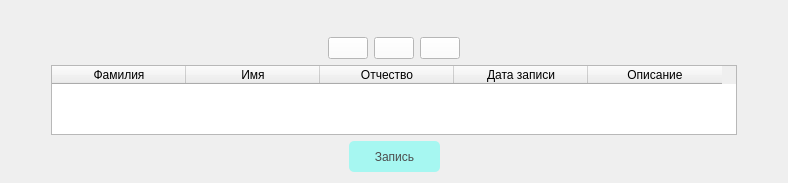
            <widget class="QWidget" name="page_3">
             <layout class="QGridLayout" name="gridLayout_4">
              <item row="0" column="0">
               <layout class="QVBoxLayout" name="verticalLayout_41">
                <item>
                 <layout class="QVBoxLayout" name="verticalLayout_3">
                  <item>
                   <layout class="QHBoxLayout" name="horizontalLayout_16">
                    <item>
                     <widget class="QPushButton" name="btn_21">
                      <property name="styleSheet">
                       <string notr="true">QPushButton{
	border: none;
	color: white;
	
}</string>
                      </property>
                      <property name="text">
                       <string/>
                      </property>
                      <property name="icon">
                       <iconset>
                        <normaloff>../images/Icons8-Ios7-Arrows-Back.ico</normaloff>../images/Icons8-Ios7-Arrows-Back.ico</iconset>
                      </property>
                     </widget>
                    </item>
                    <item>
                     <spacer name="horizontalSpacer_35">
                      <property name="orientation">
                       <enum>Qt::Horizontal</enum>
                      </property>
                      <property name="sizeHint" stdset="0">
                       <size>
                        <width>40</width>
                        <height>20</height>
                       </size>
                      </property>
                     </spacer>
                    </item>
                   </layout>
                  </item>
                  <item>
                   <layout class="QHBoxLayout" name="horizontalLayout_57">
                    <item>
                     <spacer name="horizontalSpacer_22">
                      <property name="orientation">
                       <enum>Qt::Horizontal</enum>
                      </property>
                      <property name="sizeHint" stdset="0">
                       <size>
                        <width>40</width>
                        <height>20</height>
                       </size>
                      </property>
                     </spacer>
                    </item>
                    <item>
                     <layout class="QHBoxLayout" name="horizontalLayout_56">
                      <item>
                       <widget class="QPushButton" name="btn_62">
                        <property name="styleSheet">
                         <string notr="true">QPushButton{

	background-color: white;

}</string>
                        </property>
                        <property name="text">
                         <string/>
                        </property>
                        <property name="icon">
                         <iconset>
                          <normaloff>../images/az.png</normaloff>../images/az.png</iconset>
                        </property>
                        <property name="iconSize">
                         <size>
                          <width>25</width>
                          <height>25</height>
                         </size>
                        </property>
                       </widget>
                      </item>
                      <item>
                       <widget class="QPushButton" name="btn_63">
                        <property name="styleSheet">
                         <string notr="true">QPushButton{

	background-color: white;

}</string>
                        </property>
                        <property name="text">
                         <string/>
                        </property>
                        <property name="icon">
                         <iconset>
                          <normaloff>../images/za.png</normaloff>../images/za.png</iconset>
                        </property>
                        <property name="iconSize">
                         <size>
                          <width>25</width>
                          <height>25</height>
                         </size>
                        </property>
                       </widget>
                      </item>
                      <item>
                       <widget class="QPushButton" name="btn_64">
                        <property name="styleSheet">
                         <string notr="true">QPushButton{

	background-color: white;

}</string>
                        </property>
                        <property name="text">
                         <string/>
                        </property>
                        <property name="icon">
                         <iconset>
                          <normaloff>../images/Filter.png</normaloff>../images/Filter.png</iconset>
                        </property>
                        <property name="iconSize">
                         <size>
                          <width>25</width>
                          <height>25</height>
                         </size>
                        </property>
                       </widget>
                      </item>
                     </layout>
                    </item>
                    <item>
                     <spacer name="horizontalSpacer_92">
                      <property name="orientation">
                       <enum>Qt::Horizontal</enum>
                      </property>
                      <property name="sizeHint" stdset="0">
                       <size>
                        <width>40</width>
                        <height>20</height>
                       </size>
                      </property>
                     </spacer>
                    </item>
                   </layout>
                  </item>
                 </layout>
                </item>
                <item>
                 <layout class="QHBoxLayout" name="horizontalLayout_10">
                  <item>
                   <spacer name="horizontalSpacer_19">
                    <property name="orientation">
                     <enum>Qt::Horizontal</enum>
                    </property>
                    <property name="sizeHint" stdset="0">
                     <size>
                      <width>40</width>
                      <height>20</height>
                     </size>
                    </property>
                   </spacer>
                  </item>
                  <item>
                   <widget class="QTableWidget" name="table_3">
                    <property name="sizePolicy">
                     <sizepolicy hsizetype="Expanding" vsizetype="Expanding">
                      <horstretch>0</horstretch>
                      <verstretch>0</verstretch>
                     </sizepolicy>
                    </property>
                    <property name="minimumSize">
                     <size>
                      <width>0</width>
                      <height>0</height>
                     </size>
                    </property>
                    <property name="maximumSize">
                     <size>
                      <width>770</width>
                      <height>16777215</height>
                     </size>
                    </property>
                    <property name="frameShape">
                     <enum>QFrame::StyledPanel</enum>
                    </property>
                    <property name="frameShadow">
                     <enum>QFrame::Sunken</enum>
                    </property>
                    <property name="lineWidth">
                     <number>1</number>
                    </property>
                    <property name="horizontalScrollBarPolicy">
                     <enum>Qt::ScrollBarAsNeeded</enum>
                    </property>
                    <property name="sizeAdjustPolicy">
                     <enum>QAbstractScrollArea::AdjustToContents</enum>
                    </property>
                    <property name="autoScroll">
                     <bool>true</bool>
                    </property>
                    <property name="autoScrollMargin">
                     <number>18</number>
                    </property>
                    <property name="tabKeyNavigation">
                     <bool>true</bool>
                    </property>
                    <attribute name="horizontalHeaderDefaultSectionSize">
                     <number>134</number>
                    </attribute>
                    <attribute name="horizontalHeaderMinimumSectionSize">
                     <number>17</number>
                    </attribute>
                    <attribute name="verticalHeaderDefaultSectionSize">
                     <number>30</number>
                    </attribute>
                    <attribute name="verticalHeaderHighlightSections">
                     <bool>true</bool>
                    </attribute>
                    <attribute name="verticalHeaderMinimumSectionSize">
                     <number>15</number>
                    </attribute>
                    <attribute name="verticalHeaderShowSortIndicator" stdset="0">
                     <bool>false</bool>
                    </attribute>
                    <column>
                     <property name="text">
                      <string>Фамилия</string>
                     </property>
                    </column>
                    <column>
                     <property name="text">
                      <string>Имя</string>
                     </property>
                    </column>
                    <column>
                     <property name="text">
                      <string>Отчество</string>
                     </property>
                    </column>
                    <column>
                     <property name="text">
                      <string>Дата записи</string>
                     </property>
                    </column>
                    <column>
                     <property name="text">
                      <string>Описание</string>
                     </property>
                    </column>
                   </widget>
                  </item>
                  <item>
                   <spacer name="horizontalSpacer_20">
                    <property name="orientation">
                     <enum>Qt::Horizontal</enum>
                    </property>
                    <property name="sizeHint" stdset="0">
                     <size>
                      <width>40</width>
                      <height>20</height>
                     </size>
                    </property>
                   </spacer>
                  </item>
                 </layout>
                </item>
                <item>
                 <layout class="QHBoxLayout" name="horizontalLayout_11">
                  <item>
                   <spacer name="horizontalSpacer_17">
                    <property name="orientation">
                     <enum>Qt::Horizontal</enum>
                    </property>
                    <property name="sizeHint" stdset="0">
                     <size>
                      <width>40</width>
                      <height>20</height>
                     </size>
                    </property>
                   </spacer>
                  </item>
                  <item>
                   <widget class="QPushButton" name="btn_13">
                    <property name="sizePolicy">
                     <sizepolicy hsizetype="Fixed" vsizetype="Fixed">
                      <horstretch>0</horstretch>
                      <verstretch>0</verstretch>
                     </sizepolicy>
                    </property>
                    <property name="minimumSize">
                     <size>
                      <width>91</width>
                      <height>31</height>
                     </size>
                    </property>
                    <property name="styleSheet">
                     <string notr="true">QPushButton{
	border-radius: 5px;
	background-color: #a6f7f1;
   	transition: 2s linear; 
	color: #4c4d4d;
}

QPushButton:hover{
	background-color: #89f0ea;
}

</string>
                    </property>
                    <property name="text">
                     <string>Запись</string>
                    </property>
                    <property name="icon">
                     <iconset>
                      <normaloff>../images/plus_icon-icons.com_61187.png</normaloff>../images/plus_icon-icons.com_61187.png</iconset>
                    </property>
                   </widget>
                  </item>
                  <item>
                   <spacer name="horizontalSpacer_18">
                    <property name="orientation">
                     <enum>Qt::Horizontal</enum>
                    </property>
                    <property name="sizeHint" stdset="0">
                     <size>
                      <width>40</width>
                      <height>20</height>
                     </size>
                    </property>
                   </spacer>
                  </item>
                 </layout>
                </item>
               </layout>
              </item>
             </layout>
            </widget>
